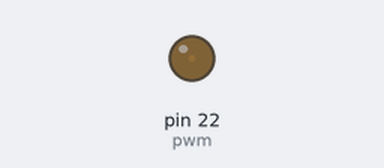
Bench run of a program on a simulated MicroPython board. Shown: output pins drawn as LEDs (lit = HIGH).

Above: at 0.1 s.
At 39.0 s:
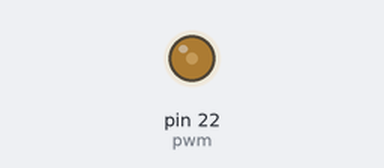
Timing chart, 0 to 40.0 s (numbered marks = the images above):
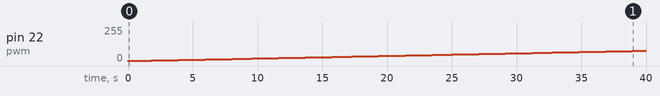

The program:

PWM_basico.py
```python
import time
from machine import Pin, PWM

pwm = PWM(Pin(22))

pwm.freq(1000)

while True:
    for i in range (0,65535,5):
        pwm.duty_u16(i)
        time.sleep(0.01)

    print("100% - ON")
    time.sleep(2)

    for i in range (65535, 0, -5):
        pwm.duty_u16(i)
        time.sleep(0.01)

    print("0% - OFF")
    time.sleep(2)
```

Measured:
- by itself, pin 22 (pwm): moves from 0/255 to 78/255 over 40.0 s
